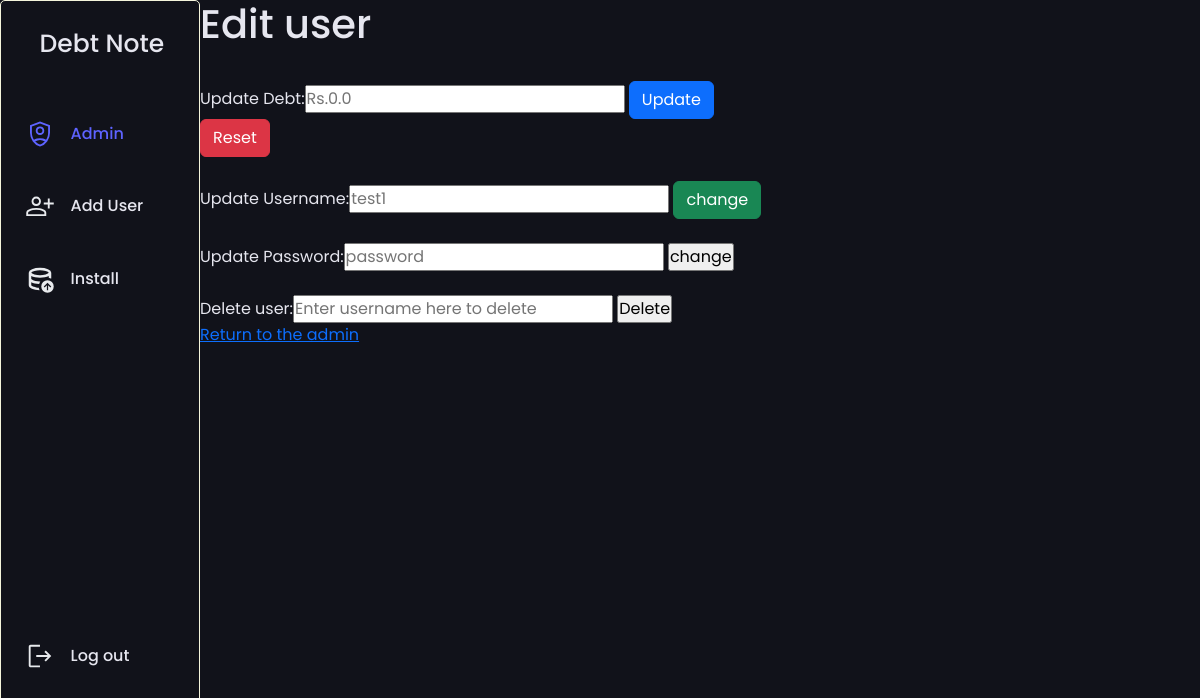
Page /admin/edituser/2 (signed in) on the earlier database version.
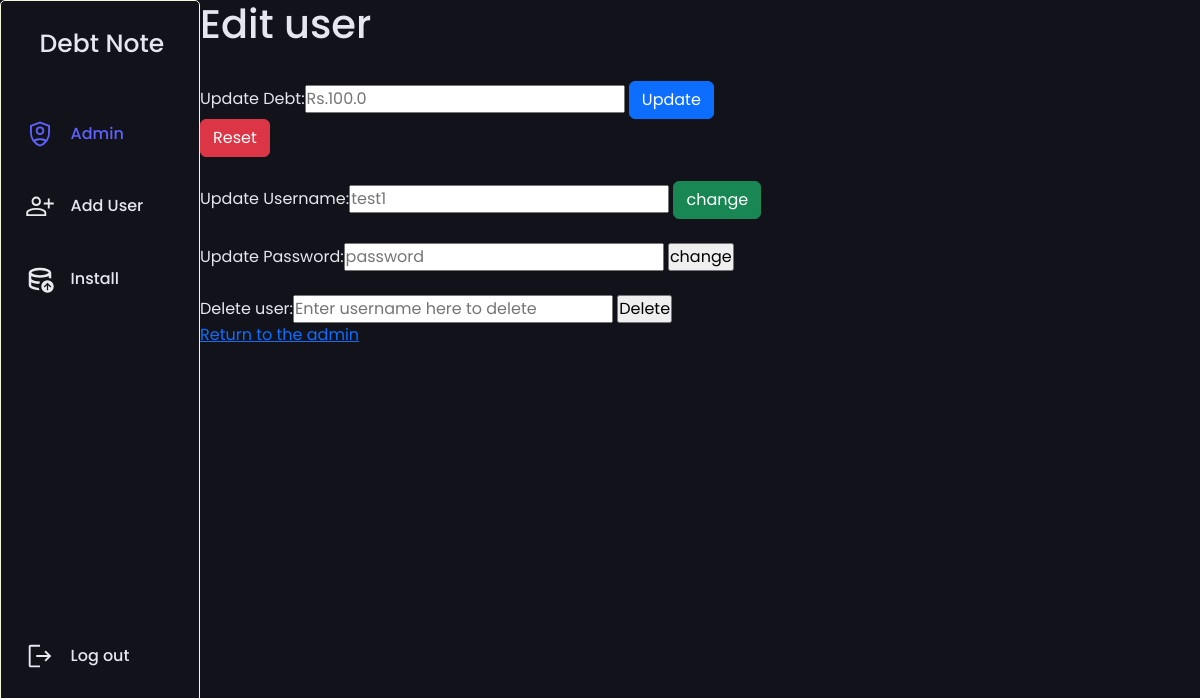
Same page on the later database version.
### DebtNote.py (models this page shows)
class User(db.Model):
    id = db.Column(db.Integer,Sequence('user_id-seq',start=0) ,primary_key=True)
    user = db.Column(db.String(50), unique = True, nullable = False)
    password = db.Column(db.CHAR(100), unique = True, nullable = False)
    user_level = db.Column(db.Integer, nullable = False)
    debt = db.Column(db.Float, nullable = False)
    flag = db.Column(db.Integer)
    created_at = db.Column(db.DateTime, default=datetime.datetime.utcnow)
    updated_at = db.Column(db.DateTime, onupdate=datetime.datetime.utcnow)

### DebtNote.py (the view, shortened to what this page needs)
@app.route('/admin/edituser/<int:id>',methods =["POST","GET"])
def edituser(id):
    if session['user_level'] is None or session["user_level"] != 1:
        abort(401)
    if id == 1:
        abort(404)
    datas =User.query.filter_by(id=id).first()
    if datas is None:
        flash("No user Found", category= "info")
        return redirect(url_for("admin"))
    return render_template("edituser.html",datas=datas)

### templates/edituser.html (shortened to what this page needs)
{% extends "base.html" %}
{% block content %}
<h1>Edit user</h1>
<div class="form edit debt">
        <div class="update debt">
            <form action="" method="post">
                <input type="hidden" name="action" value="update_debt"></in ><br>
                <label class="col-form-label">Update Debt:</label><input type="text" name="debt" placeholder="Rs.{{datas.debt}}" autofocus="">
                <input type="submit" value="Update" class="btn btn-primary">
            </form>
        </div>
        <div class="debt reset">
            <form  method="post">
                <input type="submit" value="Reset" class="btn btn-danger">
            </form>
        </div>
        </div>
<div class="form edit username">
    <form  method="post">
        <input type="hidden" name="action" value="update_user"></input><br>
        <label >Update Username:</label><input type="text" name="name" placeholder="{{datas.user}}">
        <input type="submit" value="change" class="btn btn-success">
    </form>
</div>
<div class="form edit password">
    <form action="" method="post">
        <input type="hidden" name="action" value="update_password"></input><br>
        <label >Update Password:</label><input type="text" name="password" placeholder="password" required>
        <input type="submit" value="change">
    </form>
</div>
<div class="form delete user">
    <form action="" method="post">
        <input type="hidden" name="action" value="delete_user"></input><br>
        <label >Delete user:</label><input type="text" name="delete" placeholder="Enter username here to delete ">
        <input type="submit" value="Delete">
    </form>
</div>
<a href="{{ url_for('admin')}}">Return to the admin</a>
{% endblock %}

Differences in the rows shown:
changed User "test1": debt "Rs.0.0" → "Rs.100.0"
